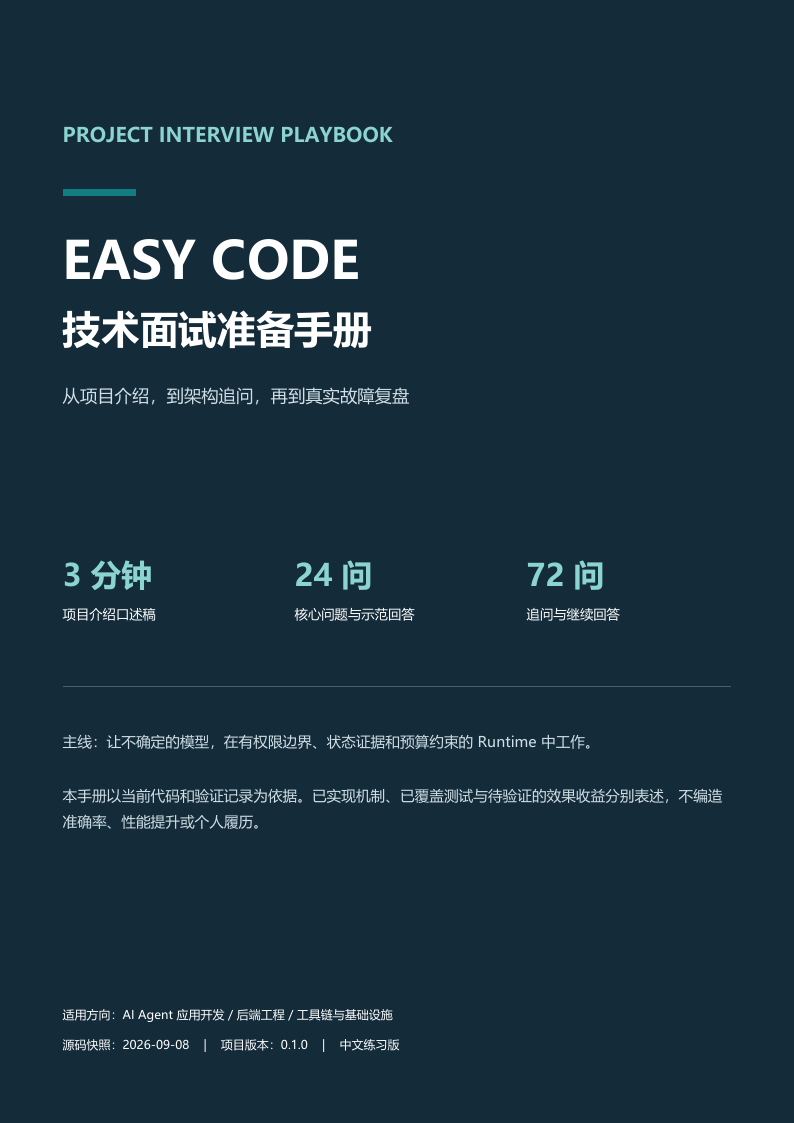
#> input picture tmp/pdfs/interview/page-01.png, 794 x 1123 px; its folder holds only this picture in this run
$ python montage.py
#> lines starting #> are read from the running program, lines starting #| are printed output that depends on the picture
from pathlib import Path
from PIL import Image, ImageDraw
from pypdf import PdfReader
import json

root = Path(__file__).parent
pages = sorted(root.glob('page-*.png'))
for start in range(0, len(pages), 9):
    group = pages[start:start+9]
    sheet = Image.new('RGB', (1260, 1812), '#dce5e8')
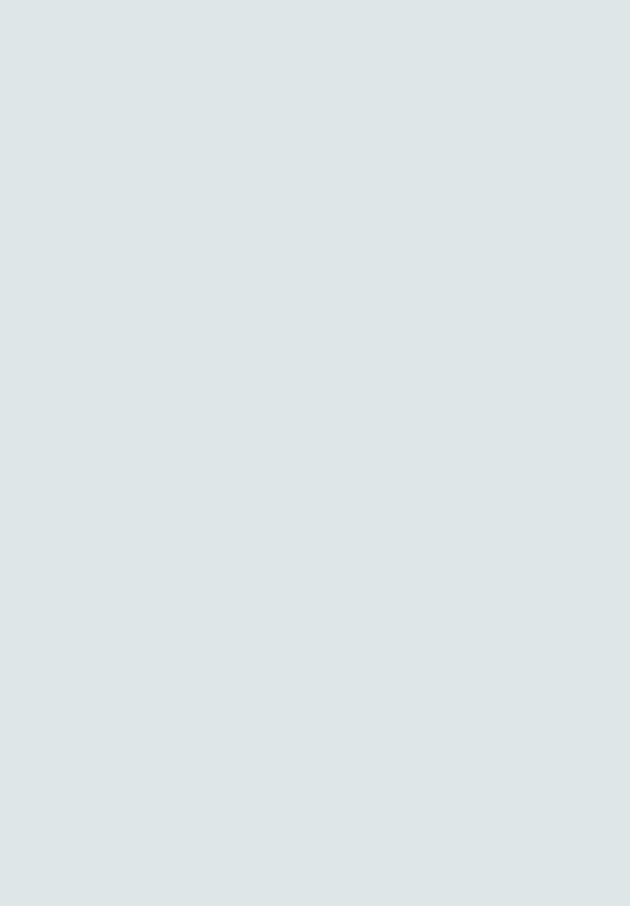
#> sheet: PIL image 1260x1812 RGB (shown at 1/2 size); mean R, G, B 220, 229, 232
    d = ImageDraw.Draw(sheet)
    for i, file in enumerate(group):
        im = Image.open(file).convert('RGB')
#> im is the input picture: PIL image 794x1123 RGB; mean R, G, B 26.1, 49, 63.6
        im.thumbnail((400, 568))
#> im: PIL image 400x566 RGB
        x, y = 10 + (i % 3)*420, 28 + (i // 3)*604
        sheet.paste(im, (x, y))
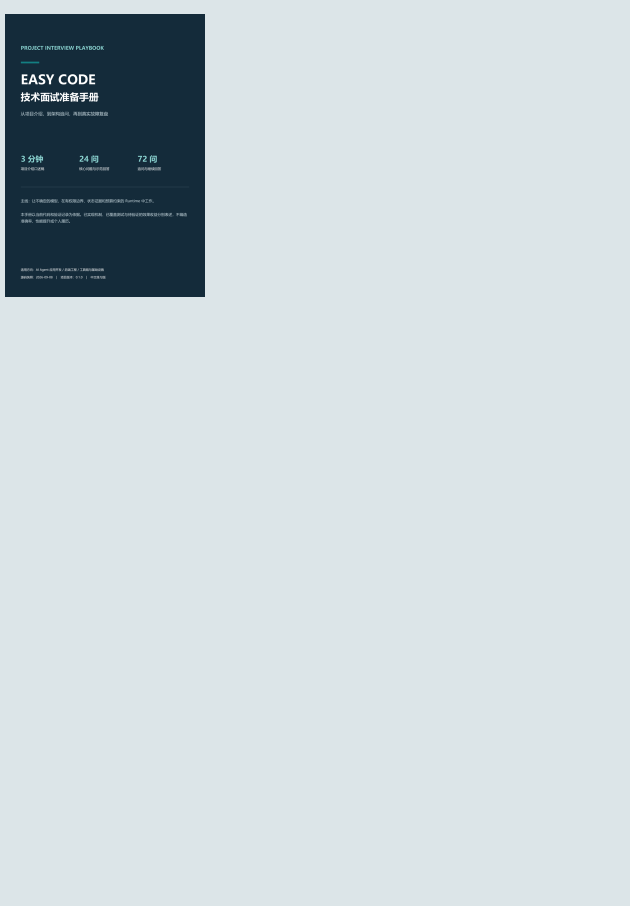
#> sheet: PIL image 1260x1812 RGB (shown at 1/2 size); mean R, G, B 200.8, 211.1, 215.3
        d.text((x, y-19), file.stem, fill='#142b3a')
    sheet.save(root / f'montage-{start//9+1}.png')
pdf = Path('F:/coding agent/面试/EASY_CODE_技术面试准备手册.pdf')
#> (the run stopped early here; a loop or call above may not have finished)

$ run again, on tmp/pdfs/interview/page-05.png
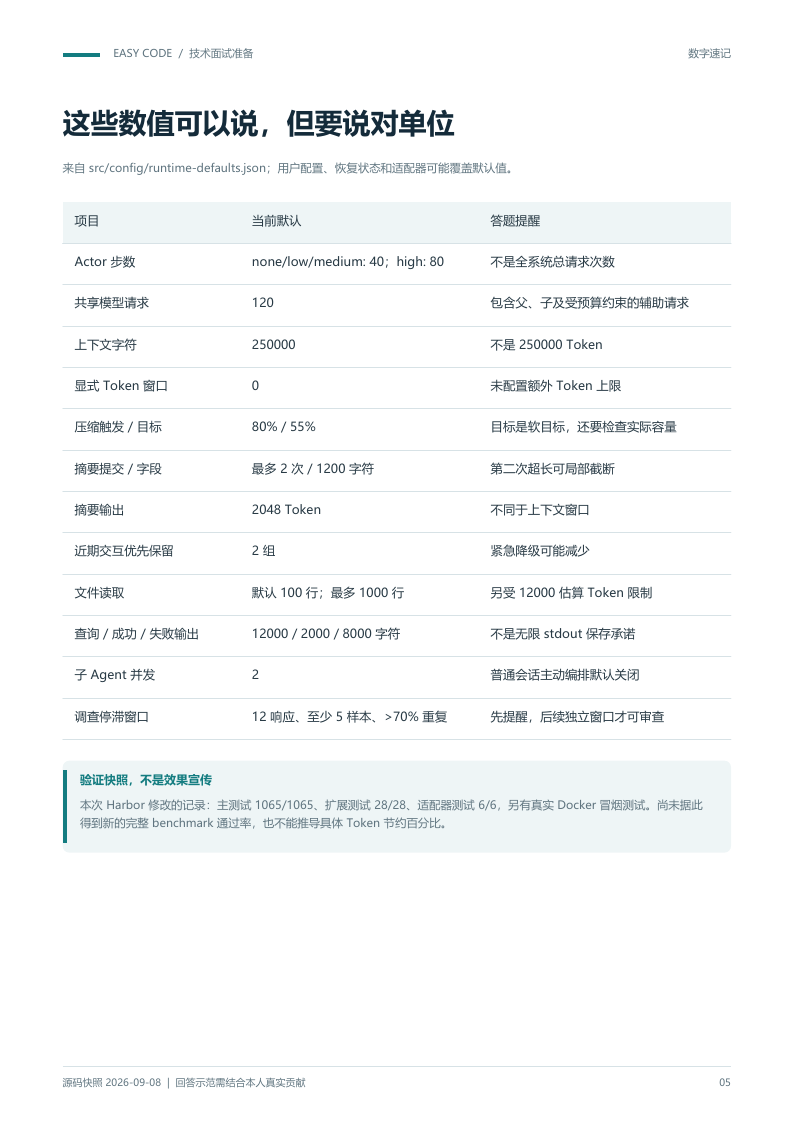
#> input picture tmp/pdfs/interview/page-05.png, 794 x 1123 px
#> im is the input picture: PIL image 794x1123 RGB; mean R, G, B 247.2, 248.6, 249.1
#> im: PIL image 400x566 RGB
#> `sheet.paste(im, (x, y))`:
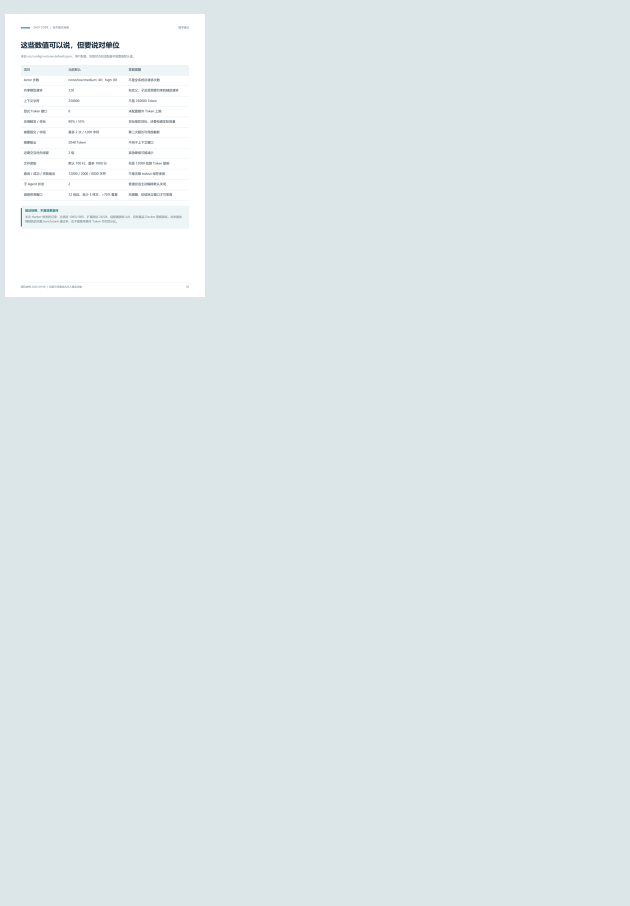
#> sheet: PIL image 1260x1812 RGB (shown at 1/2 size); mean R, G, B 222.7, 230.9, 233.7

$ run again, on tmp/pdfs/interview/page-06.png
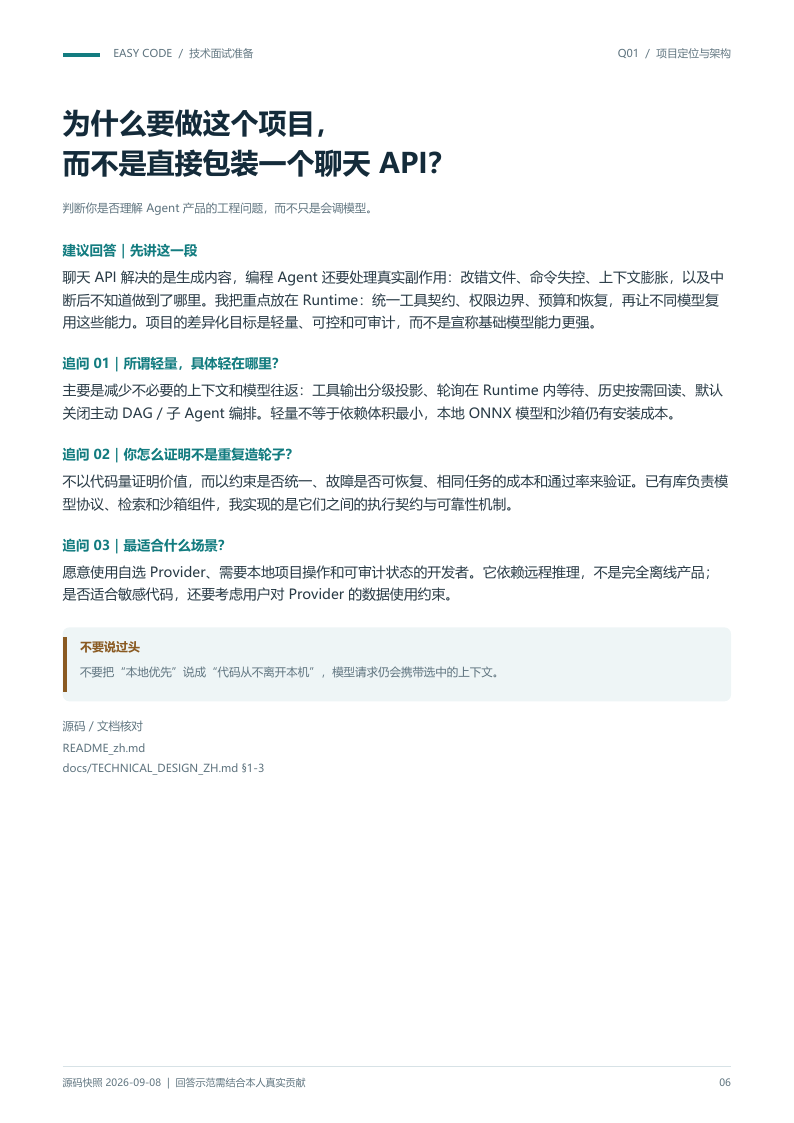
#> input picture tmp/pdfs/interview/page-06.png, 794 x 1123 px
#> im is the input picture: PIL image 794x1123 RGB; mean R, G, B 245, 246.6, 247.1
#> im: PIL image 400x566 RGB
#> `sheet.paste(im, (x, y))`:
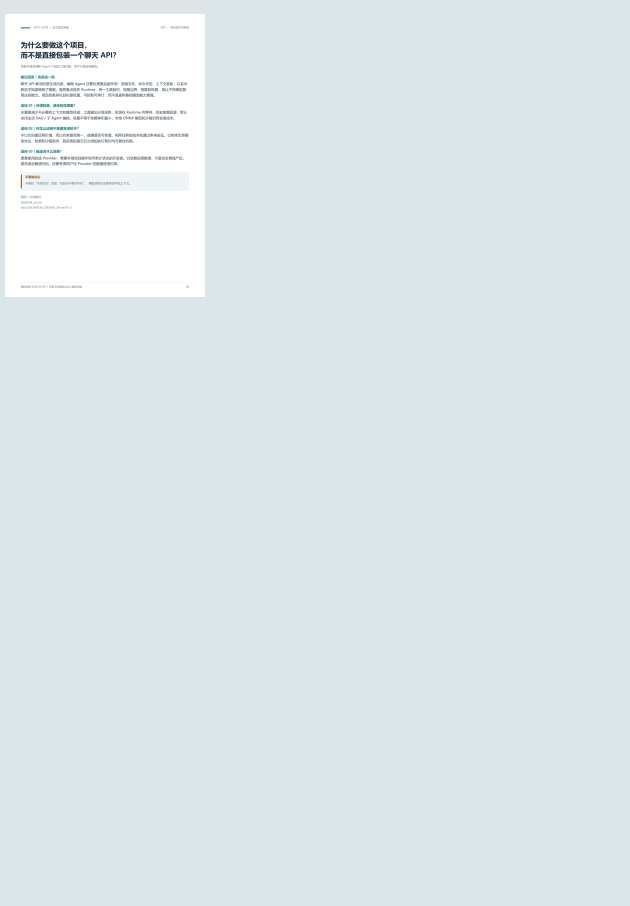
#> sheet: PIL image 1260x1812 RGB (shown at 1/2 size); mean R, G, B 222.5, 230.7, 233.5

$ run again, on tmp/pdfs/interview/page-07.png
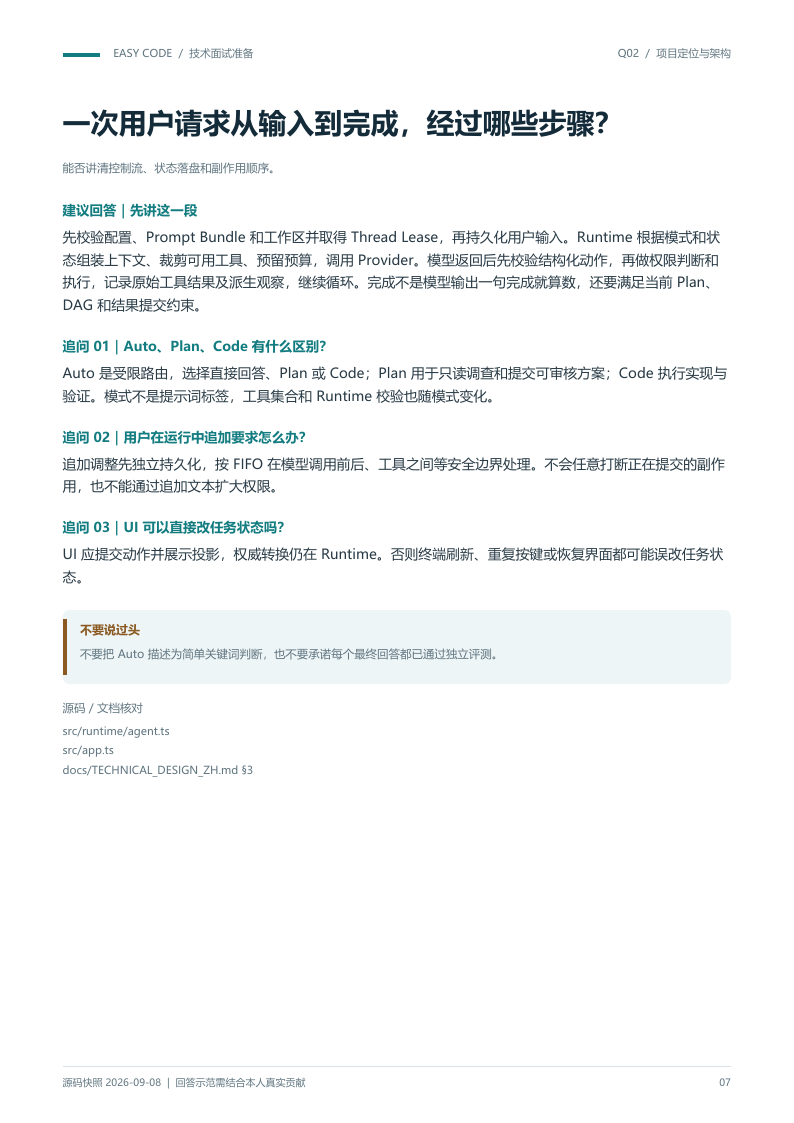
#> input picture tmp/pdfs/interview/page-07.png, 794 x 1123 px
#> im is the input picture: PIL image 794x1123 RGB; mean R, G, B 245.7, 247.3, 247.7
#> im: PIL image 400x566 RGB
#> `sheet.paste(im, (x, y))`:
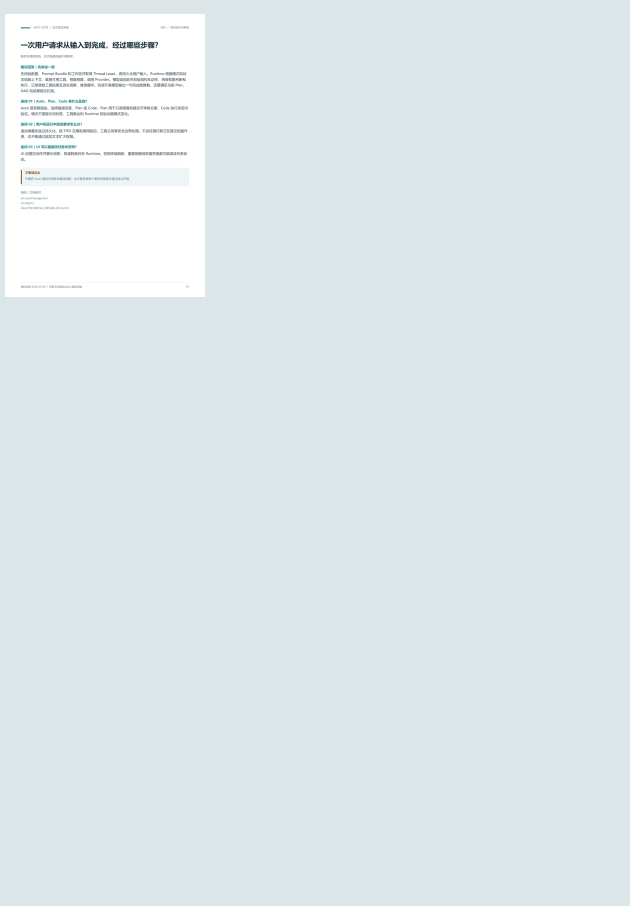
#> sheet: PIL image 1260x1812 RGB (shown at 1/2 size); mean R, G, B 222.5, 230.8, 233.5

$ run again, on tmp/pdfs/interview/page-02.png
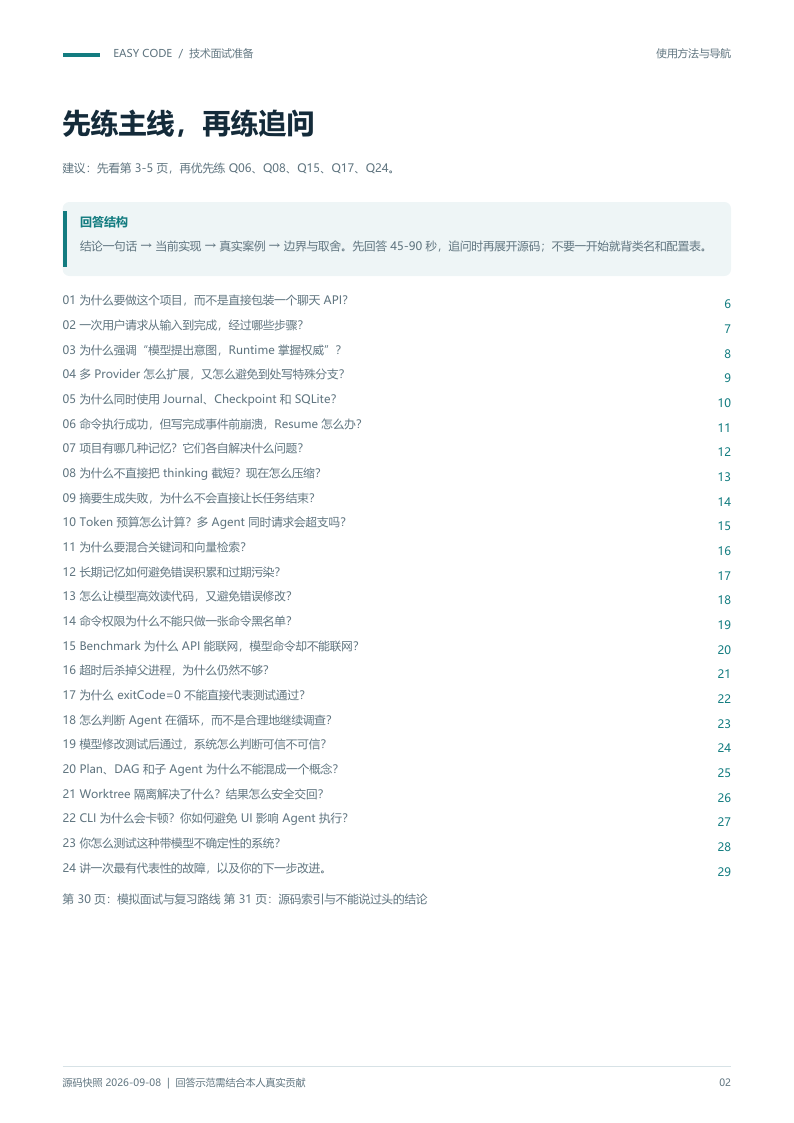
#> input picture tmp/pdfs/interview/page-02.png, 794 x 1123 px
#> im is the input picture: PIL image 794x1123 RGB; mean R, G, B 248.6, 249.8, 250.2
#> im: PIL image 400x566 RGB
#> `sheet.paste(im, (x, y))`:
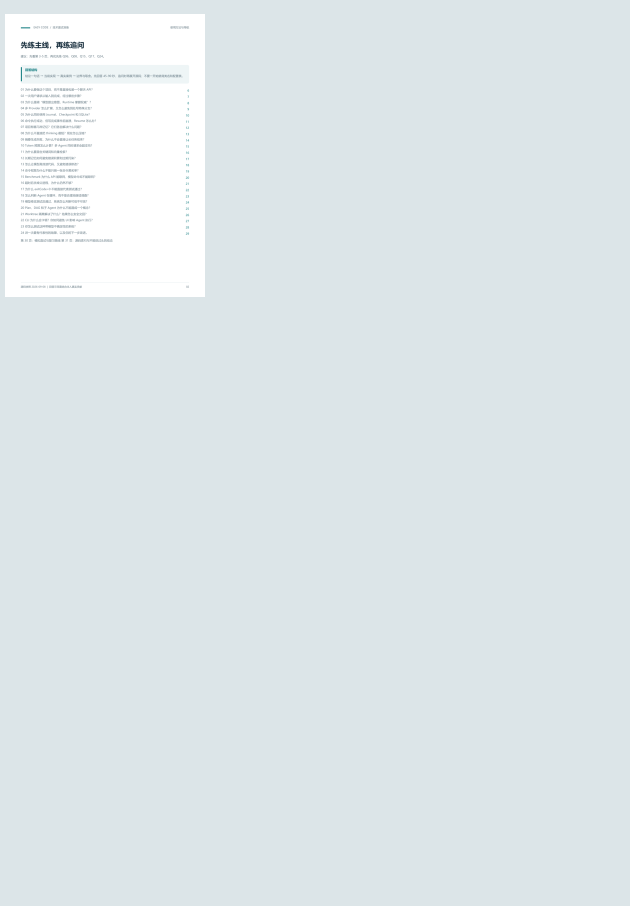
#> sheet: PIL image 1260x1812 RGB (shown at 1/2 size); mean R, G, B 222.8, 231, 233.8
